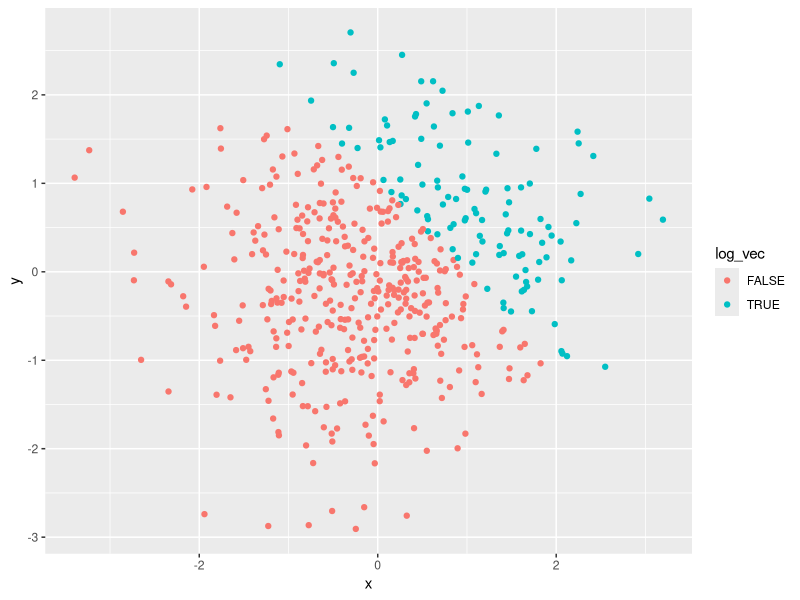
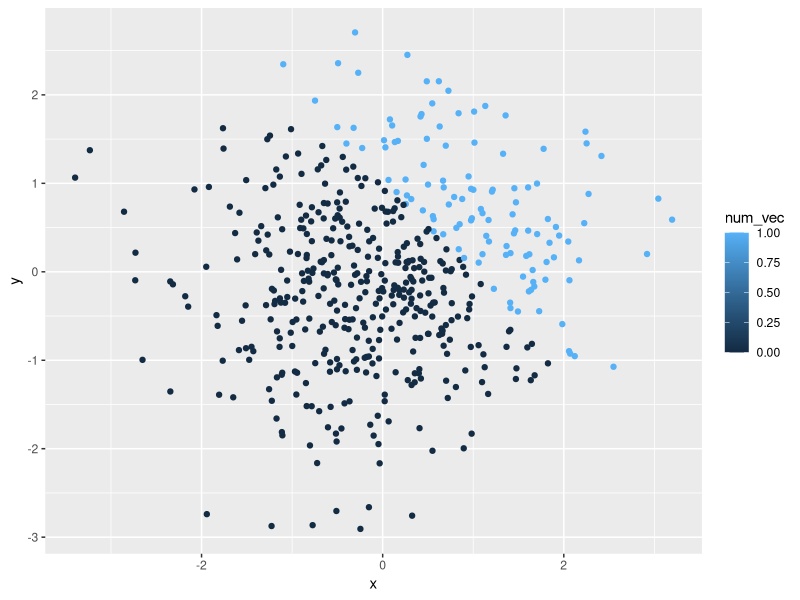
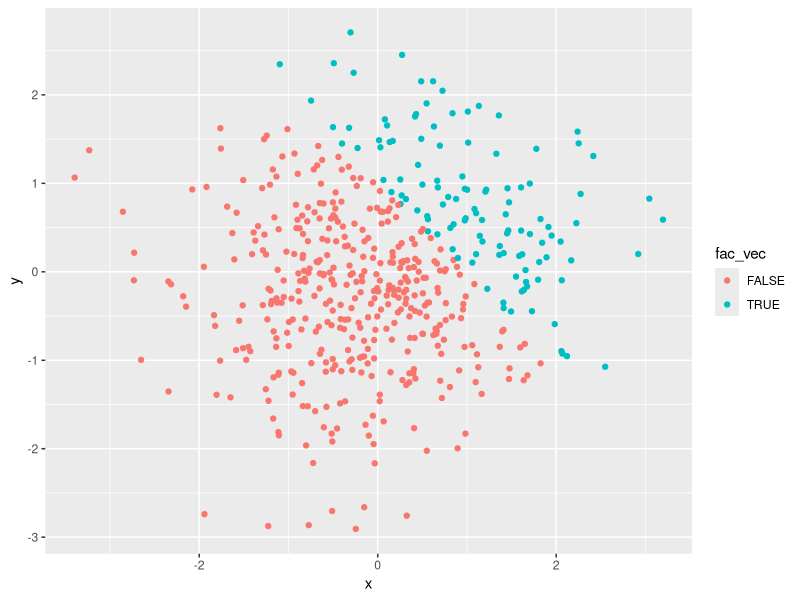
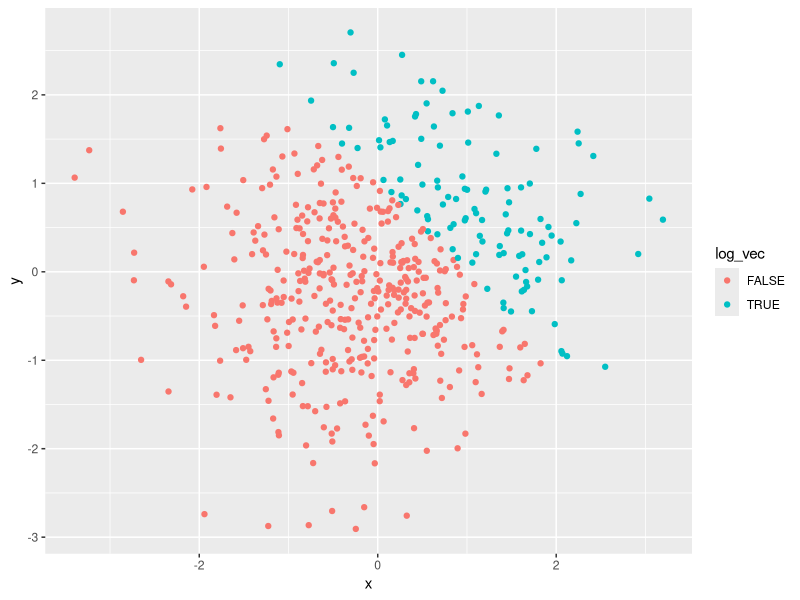
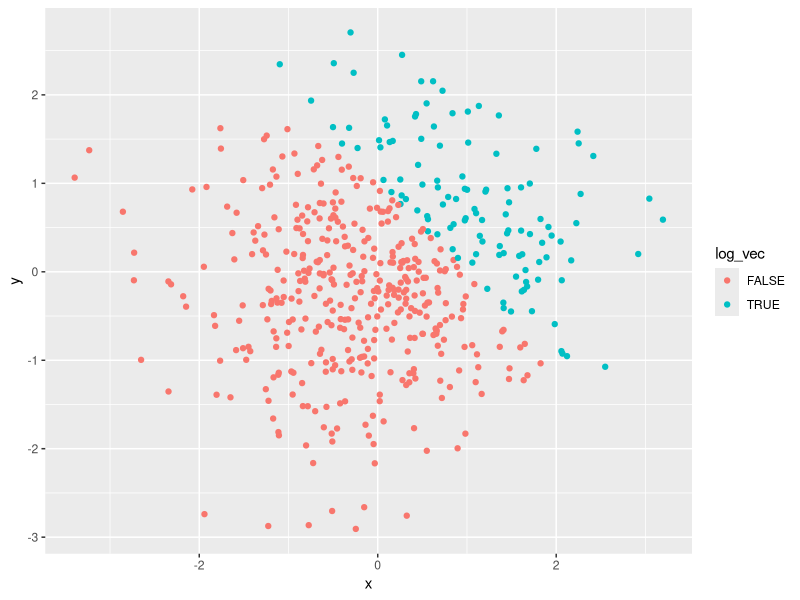

Write R code to recreate these figures, in order.
## ---- chunk 1
knitr::opts_chunk$set(echo=TRUE)
library(tidyverse)
## ---- chunk 2
la_df = tibble(
  norm_samp = rnorm(8),
  norm_samp_pos = norm_samp > 0,
  vec_char = c("D", "N", "A", "T","T","I","N","S"),
  vec_factor = factor(c("BLACK", "BLACK", "BLACK", "WHITE", "WHITE", "WHITE","OTHER","OTHER"))
)
mean(pull(la_df, norm_samp))
mean(pull(la_df, norm_samp_pos))
mean(pull(la_df, vec_char))
mean(pull(la_df, vec_factor))
## ---- chunk 3
  mean(as.numeric(pull(la_df,norm_samp_pos)))
  mean(as.numeric(pull(la_df,vec_char)))
  mean(as.numeric(pull(la_df,vec_factor)))
## ---- chunk 4
  pull(la_df,norm_samp)*(as.numeric(pull(la_df,norm_samp_pos)))
  pull(la_df,norm_samp)*(as.factor(pull(la_df,norm_samp_pos)))
  pull(la_df,norm_samp)*(as.numeric(as.factor(pull(la_df,norm_samp_pos))))
## ---- chunk 5
set.seed(1234)

p2_df = tibble(
  x = rnorm(500),
  y = rnorm(500),
  log_vec = x + y > 1 ,
)
  num_vec = as.numeric(pull(p2_df, log_vec))
  fac_vec = as.factor(pull(p2_df, log_vec))

## ---- chunk 6
# In the first scatterplot, x + y > 1 is our logical variable, represented by the legend, True (blue) and False (pink). True values represent the values when x + y is greater than 1, whereas the False values represent when x + y is not greater than 1. 

ggplot(p2_df, aes(x = x, y = y, color=log_vec)) + geom_point() 

# In the second scatterplot, we transformed our logical variable into a numeric value. A scale represents that 0 (dark blue) is equal to false (x + y > 1 is FALSE) and 1 (light blue) is equal to true (x+y >1 is TRUE).

ggplot(p2_df, aes(x = x, y = y, color=num_vec)) + geom_point() 

# In the third scatterplot, we transformed our logical variable into a factor value. True (blue) and False (pink). True values represent the values when x + y is greater than 1, whereas the False values represent when x + y is not greater than 1. 

ggplot(p2_df, aes(x = x, y = y, color=fac_vec)) + geom_point()

# Now, we export the first scatterplot to my project directory using ggsave.
ggplot(p2_df, aes(x = x, y = y, color=log_vec)) + geom_point() 
ggsave("scatter_plot.pdf",height = 4, width = 6)
